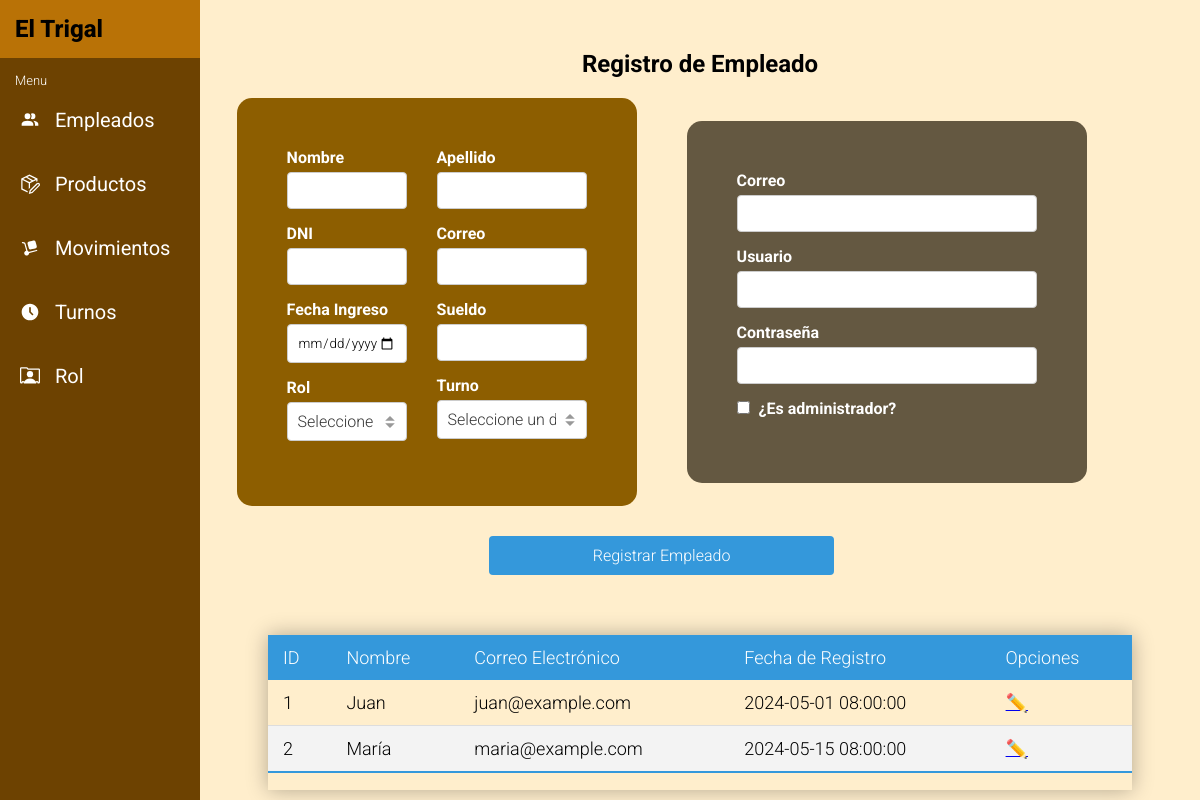
The page /php/layout/menu-empleados.php (signed in) on the database its author committed.
### tables this page shows
CREATE TABLE Personal (
    id_personal INT AUTO_INCREMENT PRIMARY KEY,
    nombre VARCHAR(50),
    apellidos VARCHAR(50),
    dni VARCHAR(50),
    correo VARCHAR(50),
    fecha_ingreso DATETIME,
    sueldo INT,
    rol VARCHAR(20),
    id_turno INT,
    id_usuario INT,
    id_rol INT,
    FOREIGN KEY (id_turno) REFERENCES Turno (id),
    FOREIGN KEY (id_usuario) REFERENCES Usuario (id),
    FOREIGN KEY (id_rol) REFERENCES Rol (id)
);

### php/layout/menu-empleados.php (the view, shortened to what this page needs)
<?php
include('../config/connection.php');
$query = "SELECT id_personal, nombre, correo, fecha_ingreso FROM Personal";
$result = $conn->query($query);
?>
<!DOCTYPE html>
<html lang="es">
<head>
  <link rel="stylesheet" href="../../css/menu.css">
  <link rel="stylesheet" href="../../css/menu-empleados.css">
</head>
<body>
  <?php include '../components/menu.php' ?>
  <section>
    <div class="empleados-container">
      <h2>Registro de Empleado</h2>
      <div class="empleados-form">
        <form action="submit_form.php" method="POST">
          <div class="form-container">
            <div class="empleados">
              <div class="empleados-left">
                <div class="form-group">
                  <label for="name">Nombre</label>
                  <input type="text" id="name" name="name" required>
                </div>
                <div class="form-group">
                  <label for="dni">DNI</label>
                  <input type="text" id="dni" name="dni" required>
                </div>
                <div class="form-group">
                  <label for="fecha">Fecha Ingreso</label>
                  <input type="date" id="fecha" name="fecha" required>
                </div>
                <div class="form-group">
                  <label for="pais">Rol</label>
                  <select id="pais" name="pais" required>
                    <option value="">Seleccione un rol</option>
                  </select>
                </div>
              </div>
              <div class="empleados-right">
                <div class="form-group">
                  <label for="apellido">Apellido</label>
                  <input type="text" id="apellido" name="apellido" required>
                </div>
                <div class="form-group">
                  <label for="correo">Correo</label>
                  <input type="email" id="correo" name="correo" required>
                </div>
                <div class="form-group">
                  <label for="sueldo">Sueldo</label>
                  <input type="number" min="1" id="sueldo" name="sueldo" required>
                </div>
                <div class="form-group">
                  <label for="departamento">Turno</label>
                  <select id="departamento" name="departamento" required>
                    <option value="">Seleccione un departamento</option>
                  </select>
                </div>
              </div>
            </div>
            <div class="usuarios-form">
              <div class="form-group">
                <label for="cor">Correo</label>
                <input type="email" id="cor" name="cor" required>
              </div>
              <div class="form-group">
                <label for="use">Usuario</label>
                <input type="text" id="use" name="use" required>
              </div>
              <div class="form-group">
                <label for="con">Contraseña</label>
                <input type="password" id="con" name="con" required>
              </div>
              <div class="form-group">
                <label for="admin"><input type="checkbox" id="admin" name="admin"> ¿Es administrador?</label>
              </div>
            </div>
          </div>
          <button type="submit">Registrar Empleado</button>
        </form>
      </div>
    </div>
    <div class="table-container">
      <table class="styled-table">
        <thead>
          <tr>
            <th>ID</th>
            <th>Nombre</th>
            <th>Correo Electrónico</th>
            <th>Fecha de Registro</th>
            <th>Opciones</th>
          </tr>
        </thead>
        <tbody>
          <?php
          if ($result->num_rows > 0) {
            while ($row = $result->fetch_assoc()) {
              echo "<tr>";
              echo "<td>" . $row['id_personal'] . "</td>";
              echo "<td>" . $row['nombre'] . "</td>";
              echo "<td>" . $row['correo'] . "</td>";
              echo "<td>" . $row['fecha_ingreso'] . "</td>";
              echo "<td><a class='btn-editar' href='../layout/editar-empleados.php?id=" . $row['id_personal'] . "'>✏️</a></td>";
              echo "</tr>";
            }
          } else {
            echo "<tr><td colspan='5'>No hay datos disponibles</td></tr>";
          }
          ?>
        </tbody>
      </table>
    </div>
  </section>
</body>
</html>

### css/menu.css (style rules this page uses)
* { font-family: "Roboto", sans-serif; font-weight: 300; font-style: normal; margin: 0; padding: 0; }

### css/menu-empleados.css (style rules this page uses)
body { margin: 0; padding: 0; min-height: 100vh; background: #ffeecc; font-family: "Roboto", sans-serif; font-weight: 300; font-style: normal; }
section { padding: 20px; margin-left: 200px; height: 100vh; display: flex; flex-direction: column; justify-content: center; align-items: center; }
.empleados-container { width: 80%; color: white; margin: 30px; }
.empleados-form { width: 90%; min-width: 300px; }
.form-container { display: flex; gap: 50px; justify-content: center; align-items: center; }
.empleados-container h2 { text-align: center; margin-bottom: 20px; color: black; font-weight: 700; }
.empleados { display: flex; gap: 30px; width: 60%; min-width: 300px; background-color: #8d5e00; padding: 50px; border-radius: 15px; }
.empleados-left { width: 40%; }
.empleados-right { width: 60%; }
.usuarios-form { width: 40%; min-width: 300px; background-color: #645841; padding: 50px; border-radius: 15px; }
.form-group { margin-bottom: 15px; }
form { display: flex; flex-direction: column; justify-content: center; align-items: center; }
.form-group label { display: block; margin-bottom: 5px; font-weight: bold; }
.form-group input[type="text"], .form-group input[type="email"], .form-group input[type="date"], .form-group input[type="number"], .form-group input[type="password"], .form-group input[type="checkbox"] { width: 100%; padding: 10px; border: 1px solid #ccc; border-radius: 4px; box-sizing: border-box; }
.form-group select { width: 100%; padding: 10px; border: 1px solid #ccc; border-radius: 4px; box-sizing: border-box; }
.form-group select { appearance: none; background-color: #fff; background-repeat: no-repeat; background-position: right 10px center; background-size: 12px 12px; padding-right: 30px; font-size: 16px; color: #333; }
.form-group input[type="checkbox"] { width: auto; margin-right: 5px; }
button { width: 50%; padding: 10px; margin-top: 30px; border: none; border-radius: 4px; background-color: #3498db; color: #fff; font-size: 16px; cursor: pointer; transition: background-color 0.3s; }
.table-container { width: 90%; max-width: 1000px; height: 300px; margin: 0 20px; overflow-x: auto; box-shadow: 0 0 20px rgba(0, 0, 0, 0.3); margin: 30px; }
.styled-table { width: 100%; border-collapse: collapse; font-size: 18px; text-align: left; }
.styled-table thead tr { background-color: #3498db; color: #ffffff; text-align: left; }
.styled-table th, .styled-table td { padding: 12px 15px; }
.styled-table tbody tr { border-bottom: 1px solid #dddddd; }
.styled-table tbody tr:nth-of-type(even) { background-color: #f3f3f3; }
.styled-table tbody tr:last-of-type { border-bottom: 2px solid #3498db; }

### rows shown on the page
personal: id_personal "1", nombre "Juan", correo "juan@example.com", fecha_ingreso "2024-05-01 08:00:00"
personal: id_personal "2", nombre "María", correo "maria@example.com", fecha_ingreso "2024-05-15 08:00:00"
